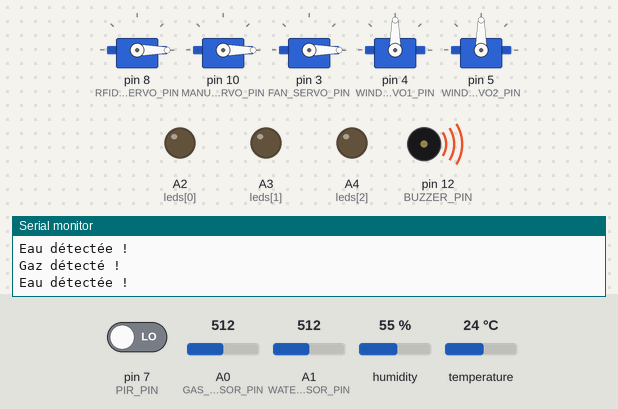
A sketch run on a simulated Arduino Mega 2560, built with avr-gcc and run on an emulated ATmega2560. Shown: 5 × servo, output pins drawn as LEDs (lit = HIGH), buzzer (waves = sounding, pin HIGH), the last lines printed to the serial monitor. The test bench sets the inputs (shaded band); at power-on: temperature 24 °C, A1 (WATER_SENSOR_PIN) = 512, A0 (GAS_SENSOR_PIN) = 512, pin 7 (PIR_PIN) LOW, humidity 55 %. Pins used as bus, display or sensor lines are not drawn.

Above: at 1.2 s.
1.3 s: temperature set to 29 °C
7.3 s: temperature set to 32 °C
At 9.1 s:
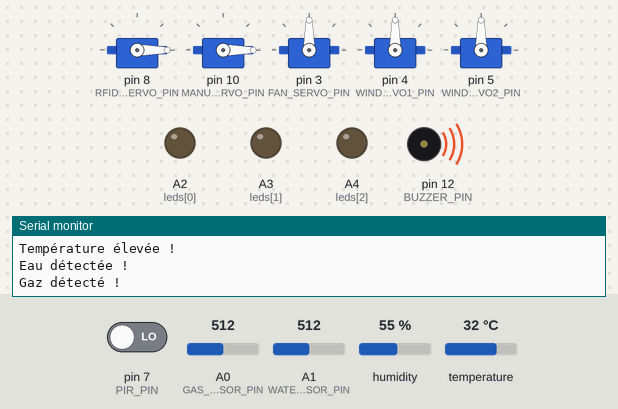
9.7 s: A1 (WATER_SENSOR_PIN) set to 484
At 10.6 s:
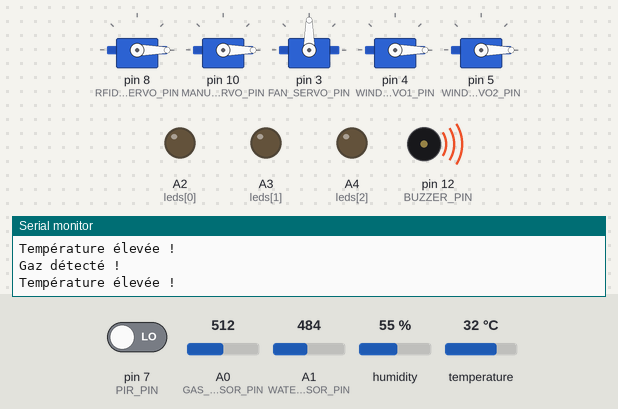
11.2 s: A0 (GAS_SENSOR_PIN) set to 312
12.7 s: A0 (GAS_SENSOR_PIN) set to 287
At 13.6 s:
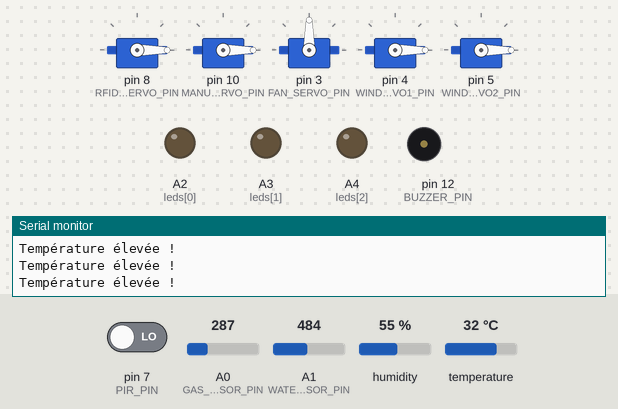
14.2 s: pin 7 (PIR_PIN) driven HIGH
At 14.7 s:
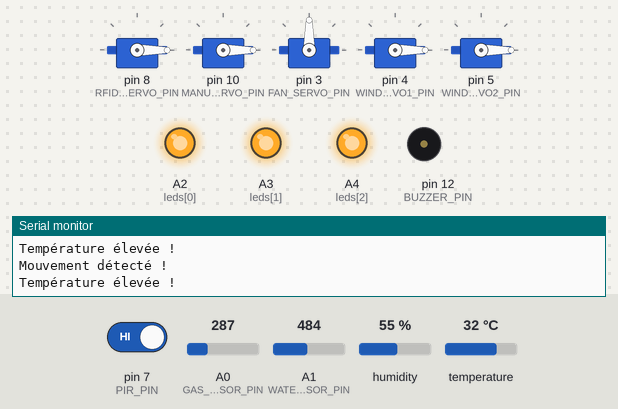
Timing chart, 0 to 16.7 s (numbered marks = the images above; inputs shaded):
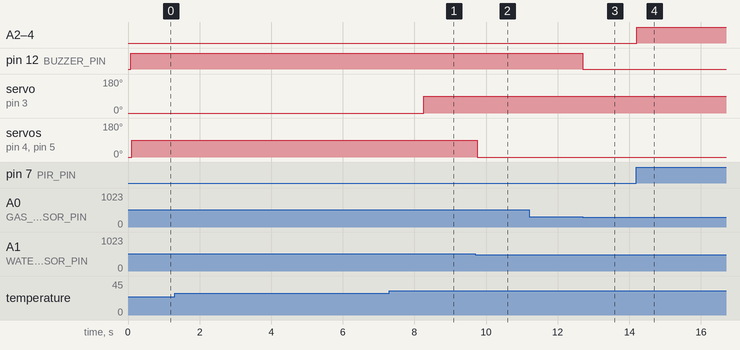

Measured:
- the behaviour switches between 30 and 31 °C on temperature (found by bisection; images 0 and 1)
- the behaviour switches between 501 and 500 on A1 (WATER_SENSOR_PIN) (found by bisection; images 1 and 2)
- the behaviour switches between 301 and 300 on A0 (GAS_SENSOR_PIN) (found by bisection; images 2 and 3)
- after the input at 7.3 s, servo on pin 3 (FAN_SERVO_PIN): 0° → 90° after 0.96 s
- after the input at 9.7 s, servo on pin 4 (WINDOW_SERVO1_PIN), servo on pin 5 (WINDOW_SERVO2_PIN): 90° → 0° after 0.05 s
- after the input at 12.7 s, pin 12 (BUZZER_PIN): HIGH → LOW at once
- after the input at 14.2 s, A2 (leds[0]), A3 (leds[1]), A4 (leds[2]): LOW → HIGH at once

The sketch:

arduino_code.ino
```cpp
#include <SPI.h>              // Bibliothèque pour la communication SPI
#include <MFRC522.h>          // Bibliothèque pour le module RFID RC522
#include <Servo.h>            // Bibliothèque pour contrôler les servomoteurs
#include <DHT.h>              // Bibliothèque pour le capteur de température DHT

// Configuration du module RFID RC522
#define RST_PIN 9           // Broche RST pour le module RFID
#define SS_PIN 53           // Broche SS (SDA) pour le module RFID
#define RFID_SERVO_PIN 8    // Broche du servomoteur contrôlé par RFID
#define MANUAL_SERVO_PIN 10 // Broche du servomoteur manuel

// Configuration des capteurs et périphériques
#define PIR_PIN 7           // Broche du capteur PIR (détection de mouvement)
#define GAS_SENSOR_PIN A0   // Broche analogique pour le capteur de gaz
#define BUZZER_PIN 12       // Broche du buzzer
#define DHT_PIN 6           // Broche du capteur DHT pour la température
#define DHT_TYPE DHT11      // Type de capteur DHT utilisé (DHT11)
#define WATER_SENSOR_PIN A1 // Broche analogique pour le capteur d'eau
#define WINDOW_SERVO1_PIN 4 // Broche du servomoteur pour la fenêtre 1
#define WINDOW_SERVO2_PIN 5 // Broche du servomoteur pour la fenêtre 2
#define FAN_SERVO_PIN 3     // Broche du servomoteur pour le ventilateur

// Initialisation des composants
MFRC522 rfid(SS_PIN, RST_PIN);    // Création d'une instance pour le module RFID
Servo rfidServo, manualServo;    // Création des instances pour les servos
Servo fanServo, windowServo1, windowServo2;
DHT dht(DHT_PIN, DHT_TYPE);       // Initialisation du capteur DHT
int leds[] = {A2, A3, A4};        // Broches pour les LEDs contrôlées par le PIR

// UID de la carte maître (remplacez ces valeurs par celles de votre carte)
byte masterCard[4] = {0xF3, 0x7E, 0x59, 0x1A};

// Variables pour le contrôle simultané
bool rfidServoActive = false;        // État du servomoteur RFID
bool manualServoActive = false;      // État du servomoteur manuel
unsigned long rfidServoStartTime = 0;// Temps d'activation du servo RFID
unsigned long manualServoStartTime = 0; // Temps d'activation du servo manuel
const unsigned long servoOpenDuration = 5000; // Durée d'ouverture des servos (en ms)

// Variables pour les capteurs
bool pirDetected = false;  // Détection par le capteur PIR
bool gasDetected = false;  // Détection par le capteur de gaz
bool waterDetected = false;// Détection par le capteur d'eau

void setup() {
  // Initialisation des servomoteurs
  rfidServo.attach(RFID_SERVO_PIN);        // Attache le servomoteur RFID à sa broche
  manualServo.attach(MANUAL_SERVO_PIN);    // Attache le servomoteur manuel
  fanServo.attach(FAN_SERVO_PIN);          // Attache le servomoteur ventilateur
  windowServo1.attach(WINDOW_SERVO1_PIN);  // Attache le servomoteur pour fenêtre 1
  windowServo2.attach(WINDOW_SERVO2_PIN);  // Attache le servomoteur pour fenêtre 2

  // Définir les positions initiales des servomoteurs
  rfidServo.write(0);
  manualServo.write(0);
  fanServo.write(0);
  windowServo1.write(0);
  windowServo2.write(0);

  // Initialisation des capteurs
  pinMode(PIR_PIN, INPUT);           // Configure la broche PIR comme entrée
  pinMode(GAS_SENSOR_PIN, INPUT);    // Configure la broche du capteur de gaz comme entrée
  pinMode(BUZZER_PIN, OUTPUT);       // Configure la broche du buzzer comme sortie
  pinMode(WATER_SENSOR_PIN, INPUT);  // Configure la broche du capteur d'eau comme entrée
  for (int i = 0; i < 3; i++) pinMode(leds[i], OUTPUT); // Configure les LEDs comme sorties

  // Initialisation du module RFID
  SPI.begin();                       // Démarre la communication SPI
  rfid.PCD_Init();                   // Initialise le module RFID

  Serial.begin(9600);                // Démarre la communication série
}

void loop() {
  handleRFID();        // Gère la lecture RFID
  handleManualServo(); // Gère le contrôle manuel des servos
  handlePIR();         // Gère la détection PIR
  handleGasSensor();   // Gère la détection de gaz
  handleDHTSensor();   // Gère la détection de température
  handleWaterSensor(); // Gère la détection d'eau
  updateServos();      // Met à jour les états des servomoteurs
}

// Gère la détection RFID
void handleRFID() {
  if (rfid.PICC_IsNewCardPresent() && rfid.PICC_ReadCardSerial()) {
    if (checkUID(rfid.uid.uidByte)) {
      Serial.println("Carte reconnue. Activation du servomoteur RFID.");
      rfidServo.write(90);            // Ouvre le servomoteur RFID
      rfidServoActive = true;
      rfidServoStartTime = millis();
    } else {
      Serial.println("Carte non reconnue.");
    }
    rfid.PICC_HaltA();                // Arrête la lecture RFID
  }
}

// Gère les commandes série pour le servomoteur manuel
void handleManualServo() {
  if (Serial.available()) {
    String command = Serial.readString(); // Lire la commande depuis le port série
    command.trim();

    if (command == "OPEN") {
      Serial.println("Commande OPEN reçue. Ouverture du servomoteur manuel.");
      manualServo.write(90);         // Ouvre le servomoteur manuel
      manualServoActive = true;
      manualServoStartTime = millis();
    } else {
      Serial.println("Commande non reconnue.");
    }
  }
}

// Gère la détection PIR
void handlePIR() {
  pirDetected = digitalRead(PIR_PIN); // Lecture de l'état du capteur PIR
  if (pirDetected) {
    Serial.println("Mouvement détecté !");
    for (int i = 0; i < 3; i++) digitalWrite(leds[i], HIGH); // Allume les LEDs
  } else {
    for (int i = 0; i < 3; i++) digitalWrite(leds[i], LOW);  // Éteint les LEDs
  }
}

// Gère le capteur de gaz
void handleGasSensor() {
  gasDetected = analogRead(GAS_SENSOR_PIN) > 300; // Lecture avec seuil ajustable
  if (gasDetected) {
    Serial.println("Gaz détecté !");
    digitalWrite(BUZZER_PIN, HIGH);// Active le buzzer
  } else {
    digitalWrite(BUZZER_PIN, LOW); // Désactive le buzzer
  }
}

// Gère le capteur de température
void handleDHTSensor() {
  float temp = dht.readTemperature(); // Lecture de la température
  if (!isnan(temp)) {
    if (temp > 30) {                 // Si la température dépasse 30°C
      Serial.println("Température élevée !");
      fanServo.write(90);           // Active le ventilateur
    } else {
      fanServo.write(0);            // Désactive le ventilateur
    }
  }
}

// Gère le capteur d’eau
void handleWaterSensor() {
  waterDetected = analogRead(WATER_SENSOR_PIN) > 500; // Lecture avec seuil ajustable
  if (waterDetected) {
    Serial.println("Eau détectée !");
    windowServo1.write(90);         // Ferme la fenêtre 1
    windowServo2.write(90);         // Ferme la fenêtre 2
  } else {
    windowServo1.write(0);          // Ouvre la fenêtre 1
    windowServo2.write(0);          // Ouvre la fenêtre 2
  }
}

// Met à jour les servomoteurs
void updateServos() {
  unsigned long currentTime = millis();

  if (rfidServoActive && (currentTime - rfidServoStartTime >= servoOpenDuration)) {
    rfidServo.write(0);            // Ferme automatiquement le servomoteur RFID
    rfidServoActive = false;
    Serial.println("Servomoteur RFID fermé automatiquement.");
  }

  if (manualServoActive && (currentTime - manualServoStartTime >= servoOpenDuration)) {
    manualServo.write(0);          // Ferme automatiquement le servomoteur manuel
    manualServoActive = false;
    Serial.println("Servomoteur manuel fermé automatiquement.");
  }
}

// Vérifie l'UID de la carte
bool checkUID(byte* uid) {
  for (byte i = 0; i < 4; i++) {
    if (uid[i] != masterCard[i]) {
      return false;                // Retourne faux si l'UID ne correspond pas
    }
  }
  return true;                     // Retourne vrai si l'UID correspond
}
```
